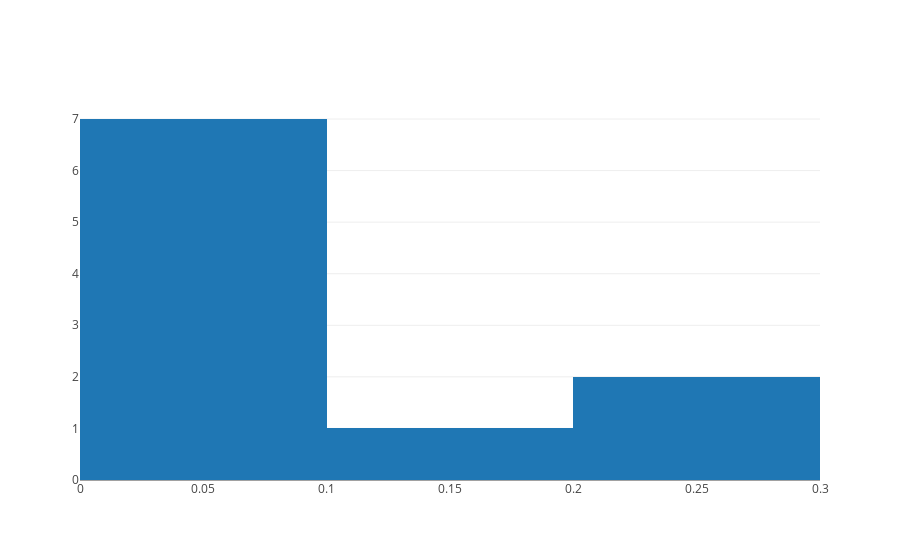

Notebook code cell kept with this figure:
### Code cell
py.iplot([go.Histogram(x=clf.feature_importances_)])

### Figure 1 — Plotly figure (JSON) as saved in the notebook; plotly's stock layout.template omitted (floating-point values rounded to 4 significant figures)
{"data": [{"type": "histogram", "x": [0.0819, 0.07759, 0.1466, 0.03161, 0.01149, 0.01437, 0.05747, 0.2687, 0.2342, 0.07615]}], "layout": {}}
